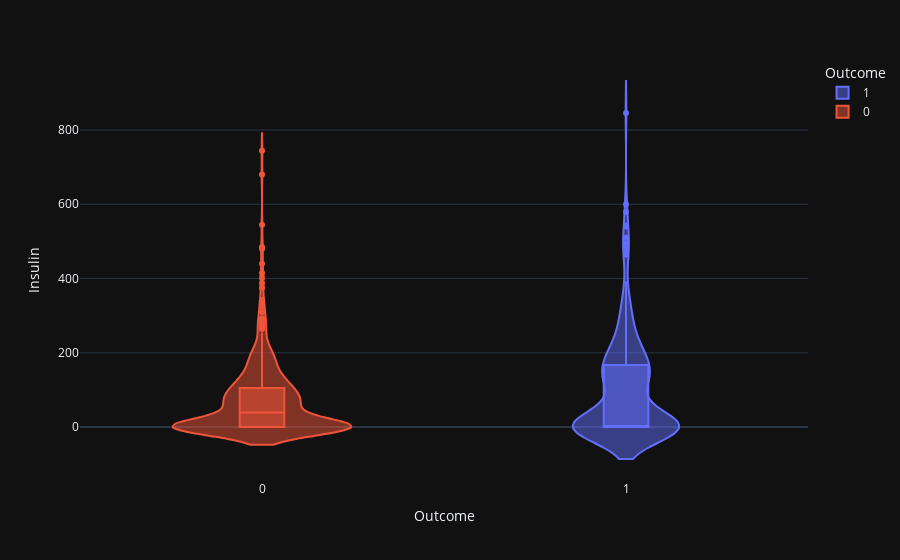

Notebook source saved alongside this figure:
### Markdown cell above
繪製提琴圖(violin)，觀察'皮褶厚度(全身脂肪含量)'與'是否患有糖尿病'高低關係:

由圖看來兩者關係度不太高

### Code cell
violin('Insulin')

### Figure 1 — Plotly figure (JSON) as saved in the notebook; plotly's stock layout.template omitted (floating-point values rounded to 4 significant figures; data arrays with more than 128 entries replaced by an {"elided": "..."} marker saying what was removed)
{"data": [{"alignmentgroup": "True", "box": {"visible": true}, "hovertemplate": "Outcome=%{x}<br>Insulin=%{y}<extra></extra>", "legendgroup": "1", "marker": {"color": "#636efa"}, "name": "1", "offsetgroup": "1", "orientation": "v", "scalegroup": "True", "showlegend": true, "type": "violin", "x": {"elided": "268 int values"}, "x0": " ", "xaxis": "x", "y": {"elided": "268 int values"}, "y0": " ", "yaxis": "y"}, {"alignmentgroup": "True", "box": {"visible": true}, "hovertemplate": "Outcome=%{x}<br>Insulin=%{y}<extra></extra>", "legendgroup": "0", "marker": {"color": "#EF553B"}, "name": "0", "offsetgroup": "0", "orientation": "v", "scalegroup": "True", "showlegend": true, "type": "violin", "x": {"elided": "500 int values"}, "x0": " ", "xaxis": "x", "y": {"elided": "500 int values"}, "y0": " ", "yaxis": "y"}], "layout": {"legend": {"title": {"text": "Outcome"}, "tracegroupgap": 0}, "margin": {"t": 60}, "violinmode": "overlay", "xaxis": {"anchor": "y", "categoryarray": [1, 0], "categoryorder": "array", "domain": [0, 1], "title": {"text": "Outcome"}}, "yaxis": {"anchor": "x", "domain": [0, 1], "title": {"text": "Insulin"}}}}
